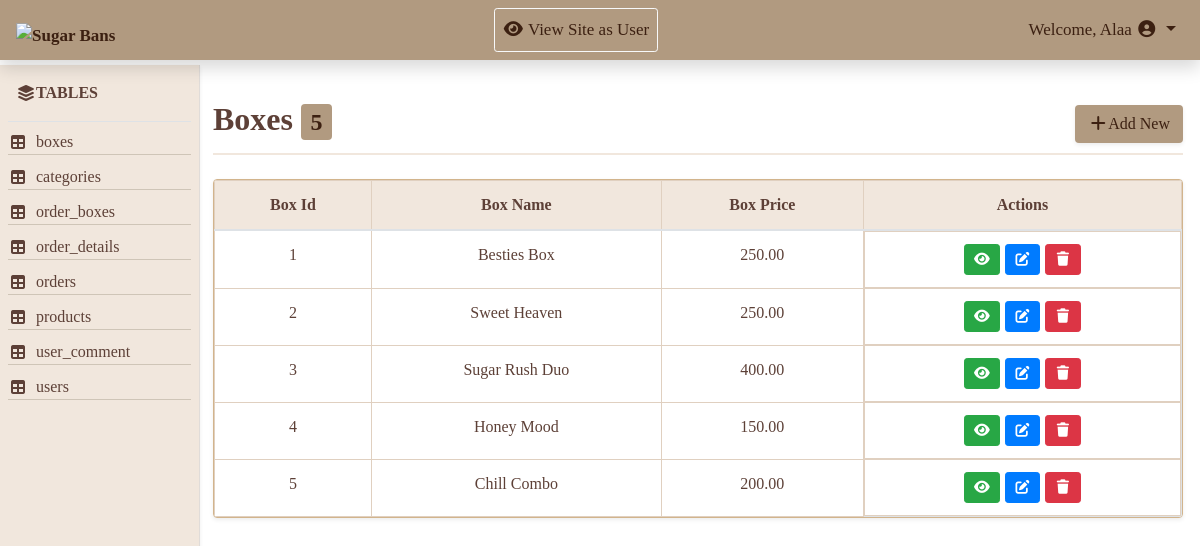
Screenshot of /Admin/view_table.php?table=boxes with the database file from the repository.
### tables this page shows
CREATE TABLE `boxes` (
  `box_id` int(11) NOT NULL,
  `box_name` varchar(150) NOT NULL,
  `box_price` decimal(10,2) NOT NULL,
  `description` text DEFAULT NULL,
  `box_image_url` varchar(255) DEFAULT NULL,
  `products_included` text DEFAULT NULL,
  `stock` int(11) NOT NULL DEFAULT 30
);

### Admin/view_table.php (the view, shortened to what this page needs)
<?php
include 'includes/db/db.php';
include 'includes/temp/header.php';
include 'includes/temp/navbar.php';
?>
<div class="container-fluid">
    <div class="row">
        <?php include 'includes/temp/aside.php'; ?>
        <main class="col-md-10">
            <?php
            $displayTitle = "";
            if (isset($_GET['table'])) {
                $currentTable = $_GET['table'];
                $spaceName = str_replace('_', ' ', $currentTable);
                $displayTitle = ucwords($spaceName);
            }
            $statement = $connect->prepare("SELECT * FROM $currentTable");
            $statement->execute();
            $currentTableCount =$statement->rowCount();
            $result = $statement->fetchAll();
            ?>
            <div class="d-flex justify-content-between align-items-center mb-2 div-title">
            <h2 class="table-title" ><?php echo $displayTitle;?> <span class="badge"><?php echo $currentTableCount;?></span></h2>
            <a href="add.php?table=<?php echo $currentTable; ?>" class="btn shadow-sm btn-add"><i class="fa-solid fa-plus"></i>Add New</a>
        </div>
        <?php
            $columns = [];
            if (!empty($result)) {
            $columns = array_filter(array_keys($result[0]), function($key) {
             return !is_numeric($key);
            });
            $columns = array_slice($columns, 0, 3);
            }
        ?>
            <div class="card shadow-sm mt-4 overflow-hidden">
                <div class="table-responsive">
                    <table class="table table-hover mb-0 w-100 border 1px">
                        <thead>
                            <tr>
                                <?php foreach ($columns as $col){?>
                                    <th><?php echo ucwords(str_replace('_', ' ', $col)); ?></th>
                                    <?php } ?>
                                    <th>Actions</th>
                            </tr>
                        </thead>
                        <tbody>
                            <?php foreach ($result as $row){ ?>
                                <tr>
                                    <?php foreach ($columns as $col){ ?>
                                    <td><?php echo $row[$col]; ?></td>
                                        <?php } ?>
                                    <td class="d-flex flex-md-nowrap justify-content-center operation">
                                        <a href="action.php?action=show&table=<?php echo $currentTable; ?>&id=<?php echo array_values($row)[0]; ?>" class="btn btn-sm btn-success"><i class="fa-solid fa-eye"></i></a>
                                        <a href="action.php?action=edit&table=<?php echo $currentTable; ?>&id=<?php echo array_values($row)[0]; ?>" class="btn btn-sm btn-primary"><i class="fa-solid fa-pen-to-square"></i></a>
                                        <a href="action.php?action=delete&table=<?php echo $currentTable; ?>&id=<?php echo array_values($row)[0]; ?>" class="btn btn-sm btn-danger" onclick= "return confirm('Are you sure you want to delete this?')"><i class="fa-solid fa-trash"></i></a>
                                   </td>
                               </tr>
                            <?php } ?>
                        </tbody>
                    </table>
                </div>
            </div>
        </main>
    </div>
</div>
<?php
include 'includes/temp/footer.php';
?>

### Admin/includes/assets/css/style.css (style rules this page uses)
* { margin: 0; padding: 0; box-sizing: border-box; }
body { font-family:Georgia, 'Times New Roman', Times, serif; }
main { margin-top: 100px; margin-left: 16.5%; padding-right:5px ; }
.div-title { border-bottom: 2px solid #f1e7dd; padding-bottom: 5px; }
.table-title { color: #5d4037; font-weight: bold; }
.btn-add { background-color:#b19a80; color: #3c2011 ; }
.badge { background-color:#b19a80; color: #3c2011 ; }
.table ,.card { color: #5d4037; border-color: #d2b48c; }
.table th, .table td { border: 1px solid #e0d0c0; text-align: center; }
.table th { background-color: #f1e7dd ; }
.operation { gap:5px; margin: auto; }

### rows the page displays
boxes: box_id "1", box_name "Besties Box", box_price "250.00"
boxes: box_id "2", box_name "Sweet Heaven", box_price "250.00"
boxes: box_id "3", box_name "Sugar Rush Duo", box_price "400.00"
boxes: box_id "4", box_name "Honey Mood", box_price "150.00"
boxes: box_id "5", box_name "Chill Combo", box_price "200.00"

### other values shown
$tableName "boxes"
$tableName "categories"
$tableName "order_boxes"
$tableName "order_details"
$tableName "orders"
$tableName "products"
$tableName "user_comment"
$tableName "users"
$displayTitle "Boxes"
$currentTableCount "5"
str_replace('_', ' ', $col) "Box Id"
str_replace('_', ' ', $col) "Box Name"
str_replace('_', ' ', $col) "Box Price"
